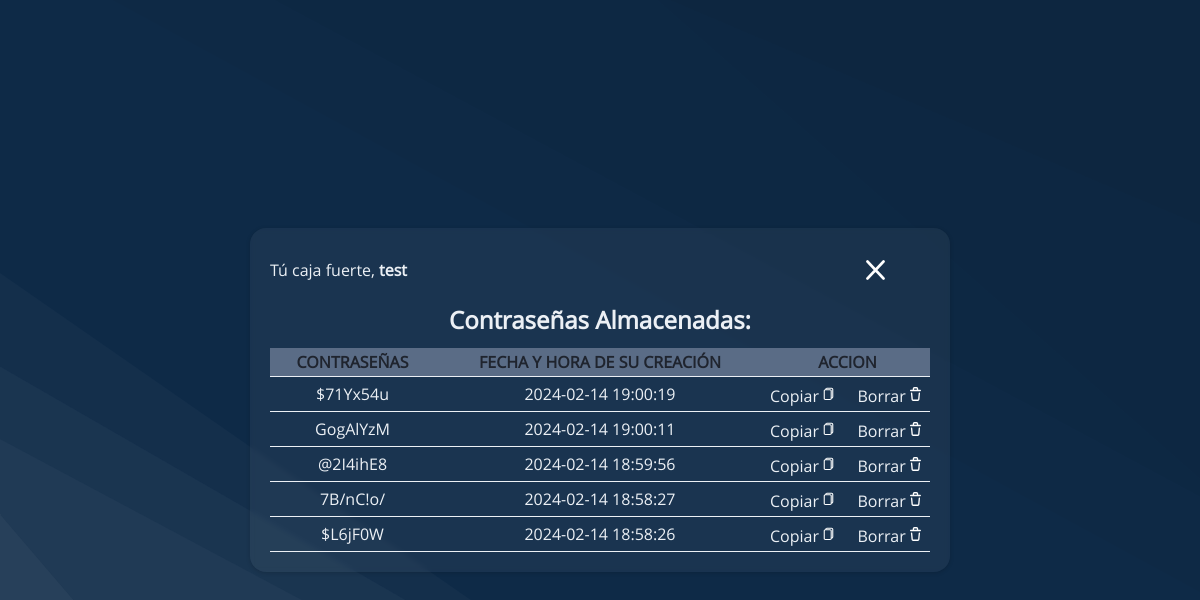
Page /php/acciones_listado.php (signed in) on the committed database.
### tables this page shows
CREATE TABLE `contrasenas` (
  `id` int(11) NOT NULL,
  `contrasena` varchar(255) NOT NULL,
  `fecha_creacion` timestamp NOT NULL DEFAULT current_timestamp(),
  `id_usuario` int(11) NOT NULL,
  `usuario` varchar(225) NOT NULL
);

### php/acciones_listado.php (the view, shortened to what this page needs)
<!DOCTYPE html>
<html lang="en">
<head>
    <link rel="stylesheet" href="https://cdnjs.cloudflare.com/ajax/libs/font-awesome/6.2.0/css/all.min.css"
>
    <link rel="stylesheet" href="../css/style.css" />
</head>
<body id="contrasenas">
    <div class="container">
        <main>
            <section class="contrasenas__sesion">
                <p>Tú caja fuerte, <b><?php echo $_SESSION['nombre'] ?></b></p>
                <a href="./generador.php">
                    <img src="../svg/equis.svg" alt="Icono de equis">
                </a>
            </section>
            <?php
            $conexion = obtener_conexion();
            $id_usuario = $_SESSION['id_usuario'];
            $mostrar_contrasena = "SELECT * FROM contrasenas WHERE id_usuario = ? ORDER BY  fecha_creacion DESC";
            $consulta_preparada = $conexion->prepare($mostrar_contrasena);
            $consulta_preparada->bind_param("i", $id_usuario);
            if ($consulta_preparada->execute()) {
                $resultado = $consulta_preparada->get_result();
                if ($resultado->num_rows == 0) {
                    echo "<p>¡Ups! Parece que aún no has almacenado ninguna contraseña. <br>¡Ve y crea algunas experiencias seguras!</p>";
                } else {
                    echo "<h2>Contraseñas Almacenadas:</h2>";
                    echo "<table>";
                    echo "<tr><th>Contraseñas</th><th style='width:50%'>Fecha y Hora de su creación</th><th>Accion </th></tr>";
                    while ($fila = $resultado->fetch_assoc()) {
                        echo "<tr>";
                        echo "<td>" . $fila['contrasena'] . "</td>";
                        echo "<td>" . $fila['fecha_creacion'] . "</td>";
                        echo "<td>
                             <section class='btn_accion'>
                                <button id='copiar' class='copiar' type='button' onclick='copiarTexto(\"" . $fila['contrasena'] . "\")'>
                                    Copiar<img  src='../svg/Boton_copiar.svg' alt='Icono de copiar' />
                                </button>
                                <button id='borrar' class='borrar' type='button' onclick='borrarTexto(\"" . $fila['contrasena'] . "\")'>
                                    Borrar<img  src='../svg/Boton_borrar.svg' alt='Icono de borrar' />
                                </button>
                            </section>
                        </td>";
                        echo "</tr>";
                    }
                    echo "</table>";
                }
            } else {
                echo "Error en la consulta: " . $conexion->error;
            }
            ?>
        </main>
    </div>
</body>
</html>

### css/style.css (style rules this page uses)
:root { --color-amarillo-suave: #fbd544; --color-azul-grisado: #2f343d; --color-azul-lila: #b4ccf9; --color-azul-marino: #1f242e; --color-azul-marino-claro: #0d2640; --color-azul-gris-claro: #3c424e; --color-gris: #e6ebef; --color-gris-asulado: #5a6c86; --color-gris-lcaro-asulado: #61738f; --color-marfil: #ecf0f5; --color-blanco: #ffffff; --color-rojo-suave: #e45f5f; --color-verde-suave: #88c34a; --padding: 1.25rem; --tamano-minimo: 1200px; --tamano-maximo: 1920px; --borde: 20px; --h1: 28px; --h2: 24px; --h3: 20px; --h4: 18px; --h5: 16px; --h6: 14px; --p: 16px; --small: 10px; --small2: 12px; --big: 36px; }

### rows in the picture
contrasenas: contrasena "$71Yx54u", fecha_creacion "2024-02-14 19:00:19"
contrasenas: contrasena "GogAlYzM", fecha_creacion "2024-02-14 19:00:11"
contrasenas: contrasena "@2I4ihE8", fecha_creacion "2024-02-14 18:59:56"
contrasenas: contrasena "7B/nC!o/", fecha_creacion "2024-02-14 18:58:27"
contrasenas: contrasena "$L6jF0W", fecha_creacion "2024-02-14 18:58:26"

### other values in the picture
$_SESSION['nombre'] "test"
